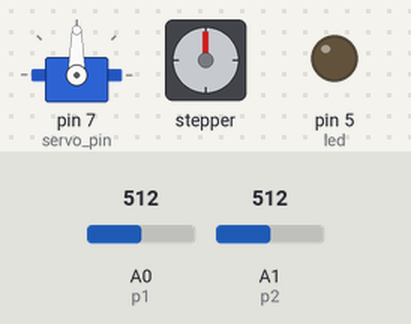
Simulated run of this sketch. Board: Arduino Uno, built with avr-gcc and run on an emulated ATmega328P. Parts: servo, stepper motor, output pins drawn as LEDs (lit = HIGH). The inputs (shaded band) are chosen by the test bench; at power-on: A0 (p1) = 512, A1 (p2) = 512. Stepper angles assume 2048 steps per turn.

Above: at 0.1 s.
1.3 s: A0 (p1) set to 716
At 2.39 s:
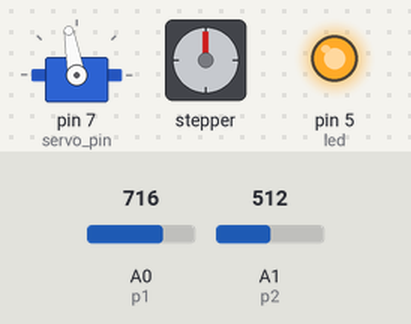
4.3 s: A1 (p2) set to 697
7.3 s: A1 (p2) set to 714
At 10.1 s:
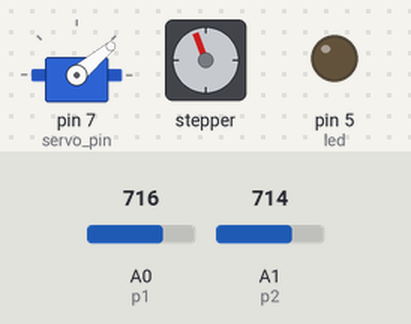
10.3 s: A0 (p1) set to 752
At 10.56 s:
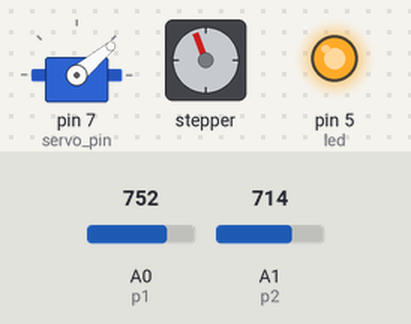
13.3 s: A1 (p2) set to 733
16.3 s: A1 (p2) set to 749
At 19.1 s:
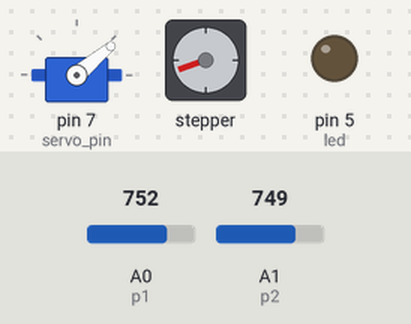
Timing chart, 0 to 20.3 s (numbered marks = the images above; inputs shaded):
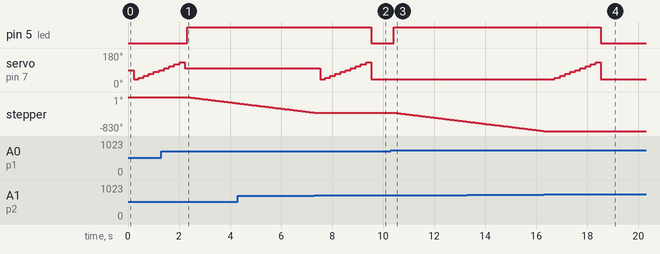

Measured:
- the behaviour switches between 705 and 706 on A1 (p2) (found by bisection; images 1 and 2)
- the behaviour switches between 734 and 735 on A0 (p1) (found by bisection; images 2 and 3)
- the behaviour switches between 741 and 742 on A1 (p2) (found by bisection; images 3 and 4)
- after the input at 1.3 s, pin 5 (led): LOW → HIGH after 1.0 s; stepper: keeps turning counter-clockwise at about 78°/s, starting after 1.0 s
- after the input at 7.3 s, pin 5 (led): HIGH → LOW after 2.2 s; servo on pin 7 (servo_pin): 100° → 40° after 0.23 s, → 50° 0.20 s later, → 60° 0.20 s later, → 70° 0.20 s later, … (11 changes in this stretch); stepper: stops changing and stays -380°
- after the input at 10.3 s, pin 5 (led): LOW → HIGH after 0.11 s; stepper: keeps turning counter-clockwise at about 77°/s, starting after 0.13 s
- after the input at 16.3 s, pin 5 (led): HIGH → LOW after 2.2 s; servo on pin 7 (servo_pin): rises from 40° to 130° in 1.6 s, then falls to 40° in 0.20 s; stepper: stops changing and stays -830°

The sketch:

Syeda_830proj1.ino
```cpp
#include <Stepper.h>
#include <Servo.h>
const int p1 = 0;
const int p2 = 1;
const int servo_pin = 7;
const int led = 5;

//stepper motor parameter
const int step = 8;
const int spd = 13;

int angle = 90;

//mode switching parameter
int event = 0;
const int tolerance = 10;
bool tracking = true;
int event_wait_time = 500;

Servo servo;
Stepper stepper = Stepper(2048, 8, 10, 9, 11); //In1, In3, In2, In4

void setup() {
  stepper.setSpeed(spd);
  servo.attach(servo_pin);
  servo.write(angle);
  pinMode(led, OUTPUT);
}

void loop() {
  //Stepper tracking
  if (tracking)
  {
    if (analogRead(p1) - analogRead(p2) > tolerance)
    {
      stepper.step(-step);
    } else if (analogRead(p2) - analogRead(p1) > tolerance)
    {
      stepper.step(step);
    } else {
      //no change in light levels
      event += 1;
    }

    if (event > event_wait_time)
    {
      angle = returnPitch();
      servo.write(angle);
      //turn off tracking
      tracking = false;
      digitalWrite(led,LOW);
      event = 0;
    }
  }else if (!tracking)
  {
     // looking for change in light level
    if (abs(analogRead(p1) - analogRead(p2)) > 2*tolerance)
    {
      event += 1;
    }
    if (event > event_wait_time)
    {
      tracking = true;
      digitalWrite(led,HIGH);
      event = 0;
    }
  }
}

int returnPitch(){
  int maxLi = 0;
  int Li;
  int maxPitch;

  //test response with smaller stepps (5 and 10)
  for (int i = 40; i <= 130; i += 10)
  {
    servo.write(i);
    Li = analogRead(p1) + analogRead(p2);
    if (Li > maxLi){
      maxLi = Li;
      maxPitch = i;
    }
    delay(200);
  }
  return maxPitch;
}
```
